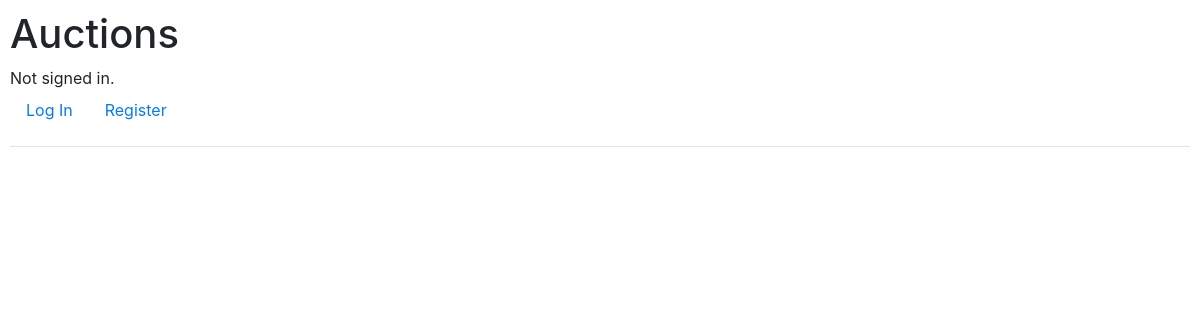
The app's page /watchlist, older data.
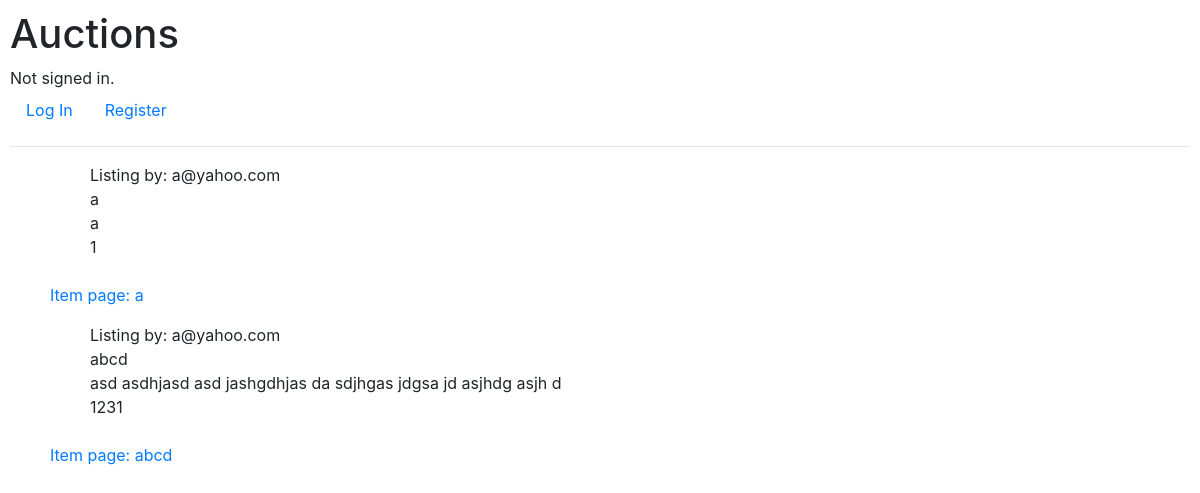
The same page, newer data.
### auctions/models.py (models this page shows, shortened)
class Listing(models.Model):
    auctioneer = models.ForeignKey(User, on_delete=models.CASCADE, related_name="owner")
    title = models.CharField(max_length=64)
    description = models.TextField()
    startBid = models.IntegerField()
    image = models.ImageField(blank=True)
    watchlist = models.BooleanField(default=False)

class User(AbstractUser):
    username = models.CharField(max_length=30, unique=True)
    email = models.EmailField(unique=True)
    def __str__(self):
        return f"{self.email}"

### auctions/views.py (the view)
# urls.py: path("watchlist", views.watchlist, name="watchlist")
def watchlist(request):
    all_listings = Listing.objects.all()
    return render(request, "auctions/watchlist.html", {
        "listings": all_listings,
    })

### auctions/templates/auctions/watchlist.html (shortened to what this page needs)
{% extends "auctions/layout.html" %}
{% block body %}
<ul>
    {% for listing in listings %}
        {% if listing.watchlist %}
            <p>
                <ul> Listing by: {{ listing.auctioneer }}</ul>
                <ul>{{ listing.title }}</ul>
                <ul>{{ listing.description }}</ul>
                <ul>{{ listing.startBid }}</ul>
                <p><a href="{% url 'item' listing.title %}"> Item page: {{ listing.title }}</a></p>
            </p>
        {% endif %}
    {% empty %}
        <li>No item in Watchlist</li>
    {% endfor %}
</ul>
{% endblock %}

### auctions/templates/auctions/layout.html (shortened to what this page needs)
{% load static %}
<!DOCTYPE html>
<html lang="en">
    <head>
        <link rel="stylesheet" href="https://stackpath.bootstrapcdn.com/bootstrap/4.4.1/css/bootstrap.min.css">
        <link href="{% static 'auctions/styles.css' %}" rel="stylesheet">
    </head>
    <body>
        <h1>Auctions</h1>
        <div>
            {% if user.is_authenticated %}
                Signed in as <strong>{{ user.username }}</strong>.
            {% else %}
                Not signed in.
            {% endif %}
        </div>
        <ul class="nav">
            {% if user.is_authenticated %}
                <li class="nav-item">
                    <a class="nav-link" href="{% url 'index' %}">Active Listings</a>
                </li>
                <li class="nav-item">
                    <a class="nav-link" href="{% url 'create' %}">Create Listing</a>
                </li>
                <li class="nav-item">
                    <a class="nav-link" href="{% url 'logout' %}">Log Out</a>
                </li>
                <li class="nav-item">
                    <a class="nav-link" href="{% url 'watchlist' %}">Watchlist</a>
                </li>
            {% else %}
                <li class="nav-item">
                    <a class="nav-link" href="{% url 'login' %}">Log In</a>
                </li>
                <li class="nav-item">
                    <a class="nav-link" href="{% url 'register' %}">Register</a>
                </li>
            {% endif %}
        </ul>
        <hr>
        {% block body %}
        {% endblock %}
    </body>
</html>

### auctions/static/auctions/styles.css (style rules this page uses)
body { padding: 10px; }
p { border: 1px solid black" }

Row changes from the older to the newer data that the page shows:
now on this page (row edited): Listing: auctioneer "a@yahoo.com", title "a", description "a", startBid "1"
now on this page (row edited): Listing: auctioneer "a@yahoo.com", title "abcd", description "asd asdhjasd asd jashgdhjas da sdjhgas jdgsa jd asjhdg asjh d", startBid "1231"
